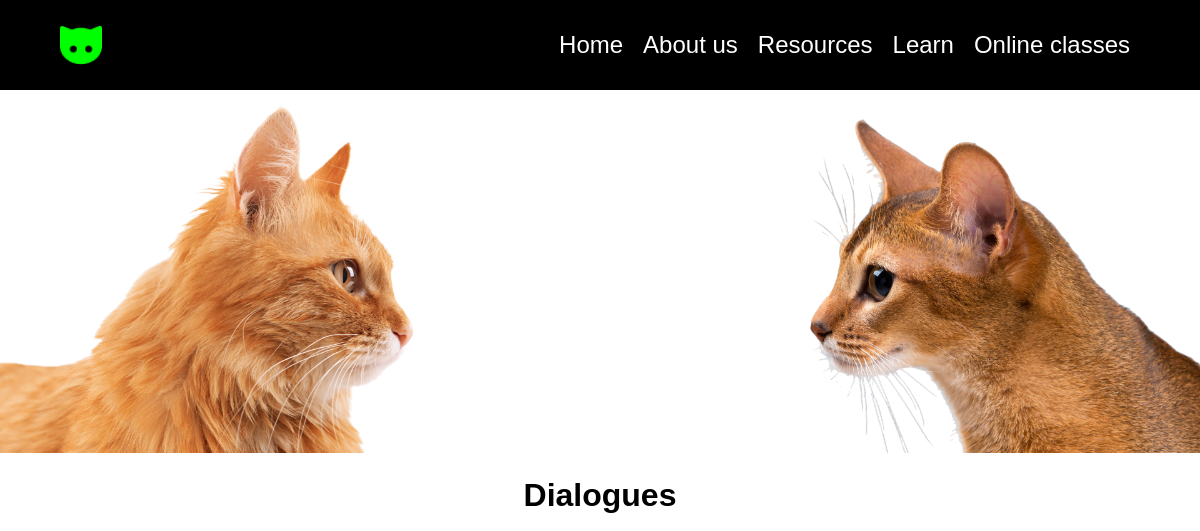
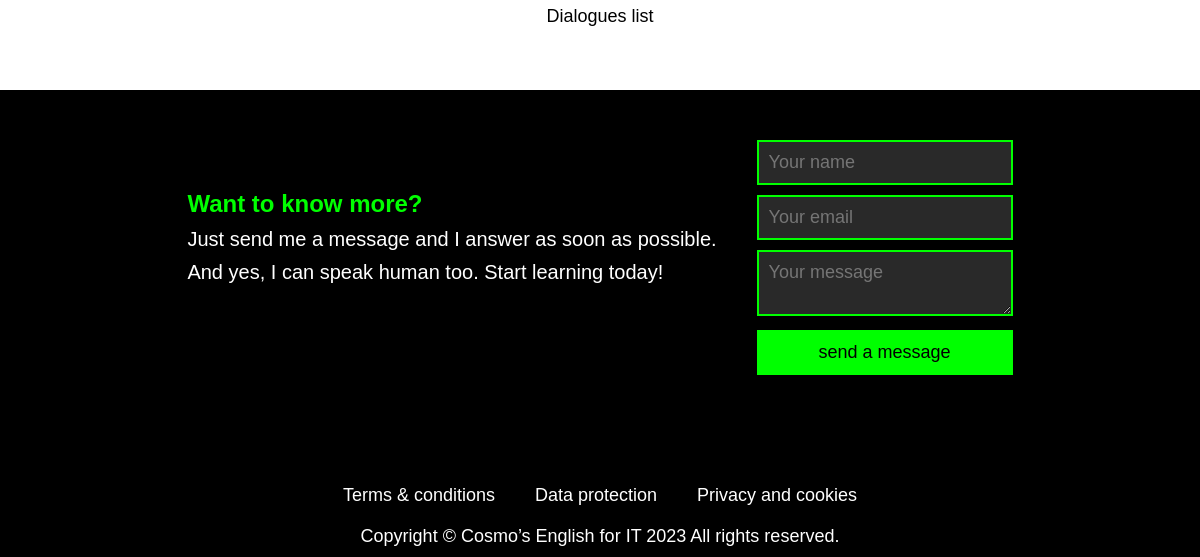
Before: /learn/dialogues with the older database file (2 pictures, top to bottom).
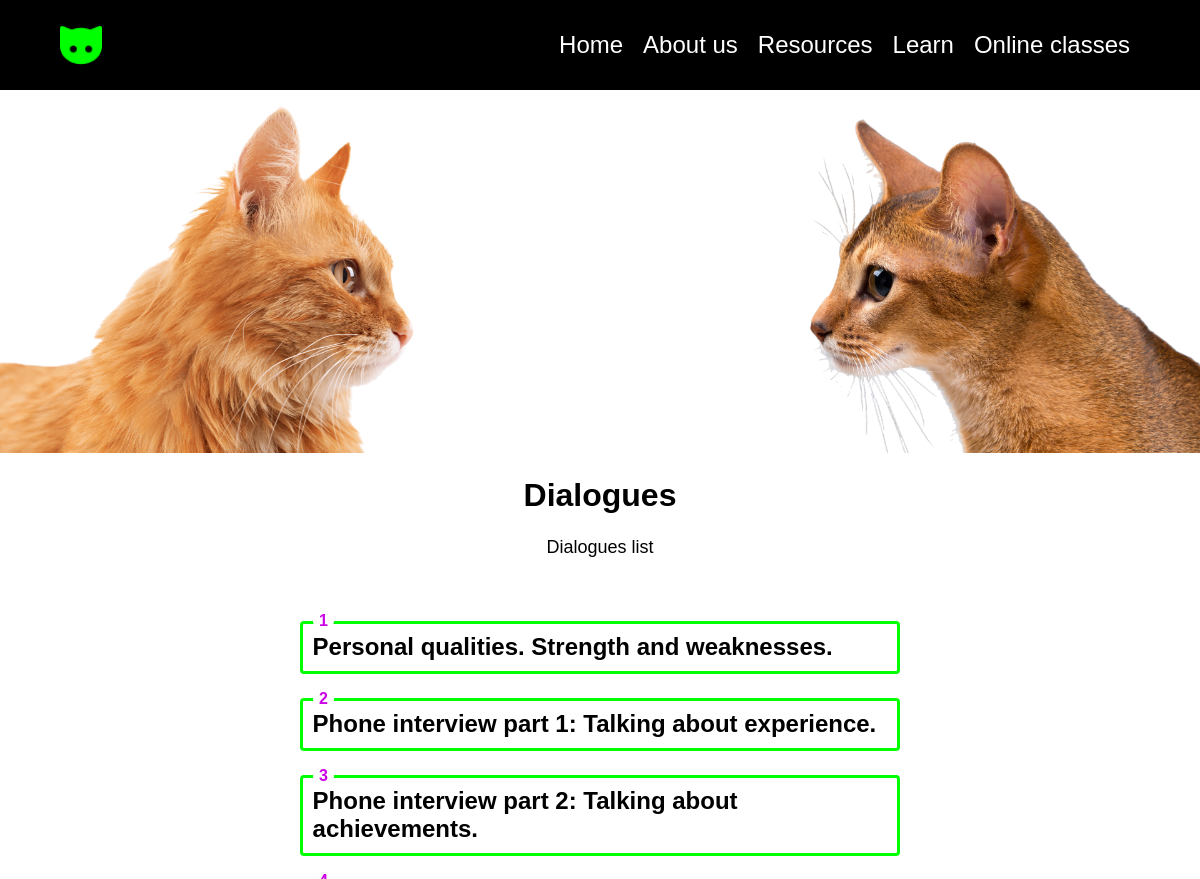
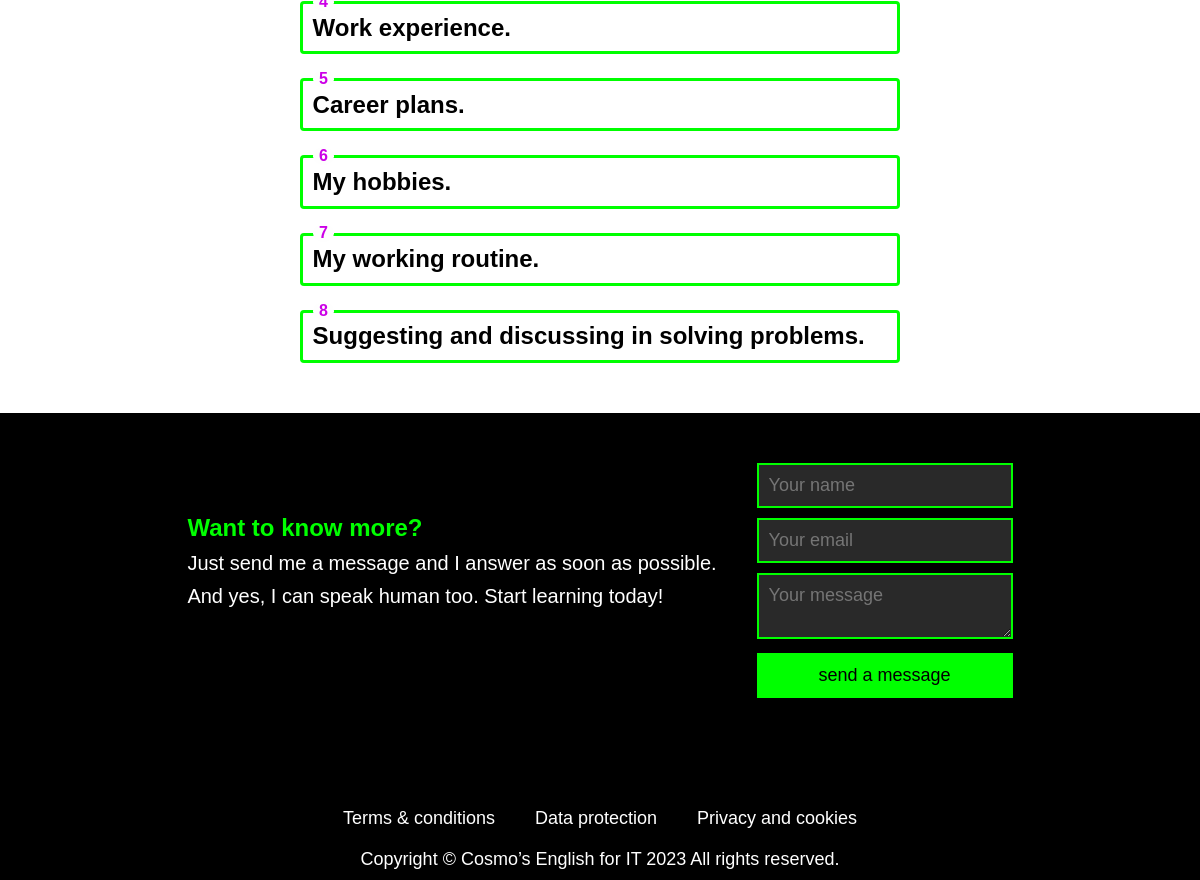
After: the same page with the newer database file (2 pictures, top to bottom).
### main/models.py (models this page shows, shortened)
class Dialogue(models.Model):
    title = models.CharField(max_length=100)
    content = models.TextField(blank=True)
    words = models.TextField()
    class Meta:
        ordering = ['id']

### main/views.py (the view)
# urls.py: path('learn/dialogues', views.dialogues, name='dialogues'),
def dialogues(request):
    dialogues = Dialogue.objects.all()
    return render(request, 'main/dialogues.html', {'dialogues': dialogues})

### main/templates/main/dialogues.html (shortened to what this page needs)
{% extends 'main/base.html' %}
{% load static %}
{% block content %}
<div class="body_books">
    <img src="{% static 'images/dialtitle.png' %}" alt="Dialogues" class="responsive">
    <div class="text-text">
        <h1>Dialogues</h1>
        <p>Dialogues list</p>
    </div>
    <ol class="list-dialogues">
        {% for d in dialogues %}
        <li><h2><a href="{% url 'dialogue' d.pk %}">{{d.title}}</a></h2>
        </li>
        {% endfor %}
    </ol>
</div>
{% endblock %}

Changed rows visible on the page:
added Dialogue: title "Personal qualities. Strength and weaknesses."
added Dialogue: title "Phone interview part 1: Talking about experience."
added Dialogue: title "Phone interview part 2: Talking about achievements."
added Dialogue: title "Work experience."
added Dialogue: title "Career plans."
added Dialogue: title "My hobbies."
added Dialogue: title "My working routine."
added Dialogue: title "Suggesting and discussing in solving problems."
